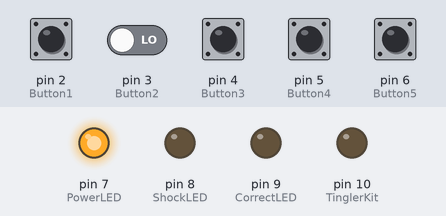
Recording of a sketch running on a simulated Arduino Uno, built with avr-gcc and run on an emulated ATmega328P. Parts: output pins drawn as LEDs (lit = HIGH). Inputs (shaded band) come from the test bench; at power-on: pin 2 (Button1), pin 3 (Button2), pin 4 (Button3), pin 5 (Button4), pin 6 (Button5) LOW. Random numbers use the default seed unless the sketch sets one.

Above: at 1.2 s.
1.3 s: pin 2 (Button1) pulled HIGH for 0.15 s
At 2.1 s:
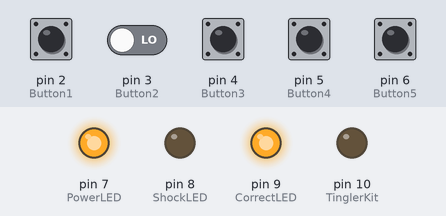
4.4 s: pin 2 (Button1) driven HIGH and pin 3 (Button2) driven HIGH
At 8.3 s:
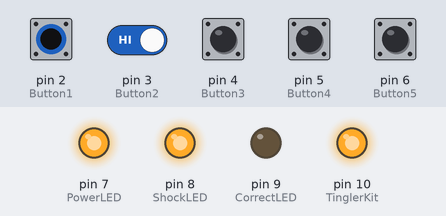
Timing chart, 0 to 13.4 s (numbered marks = the images above; inputs shaded):
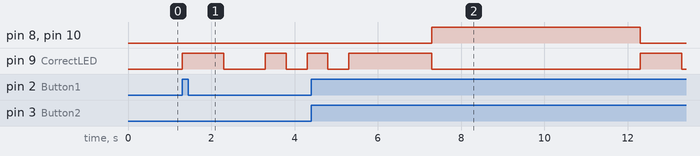

The sketch:

ShockBox1.0.ino
```cpp
int Button1 = 2;  //Initializes the first button on digital pin 2
int Button2 = 3;  //Initializes the second button on digital pin 3
int Button3 = 4;  //Initializes the third button on digital pin 4
int Button4 = 5;  //Initializes the fourth button on digital pin 5
int Button5 = 6;  //Initializes the fifth button on digital pin 6
int PowerLED = 7;  //Initializes the green power LED on digital pin 7
int ShockLED = 8;  //Initializes the red shock LED on digital pin 8
int CorrectLED = 9;  //Initializes the blue correct LED on pin 9
int TinglerKit = 10;  //Initializes the tingler kit relay on pin 10
int Button1Status;  //Initializes the variable that stores the value of the first button
int Button2Status;  //Initializes the variable that stores the value of the second button
int Button3Status;  //Initializes the variable that stores the value of the third button
int Button4Status;  //Initializes the variable that stores the value of the fourth button
int Button5Status;  //Initializes the variable that stores the value of the fifth button
int RandomNumber;  //Initializes the random number variable for the random number generator

void setup() {
  // put your setup code here, to run once:
  pinMode(Button1, INPUT);  //Initializes the first button as an input
  pinMode(Button2, INPUT);  //Initializes the second button as an input
  pinMode(Button3, INPUT);  //Initializes the third button as an input
  pinMode(Button4, INPUT);  //Initializes the fourth button as an input
  pinMode(Button5, INPUT);  //Initializes the fifth button as an input
  pinMode(PowerLED, OUTPUT);  //Initializes the green power LED as an output
  pinMode(ShockLED, OUTPUT);  //Initializes the red shock LED as an output
  pinMode(CorrectLED, OUTPUT);  //Initializes the blue correct LED as an output
  pinMode(TinglerKit, OUTPUT);  //Initializes the tingler kit relay as an output
  digitalWrite(PowerLED, HIGH);  //Turn the green power LED on
}

void loop() {
  // put your main code here, to run repeatedly:
  RandomNumber = random(1,6);  //Generates a random number and stores it as a variable
  Button1Status = digitalRead(Button1);  //Reads the status of the first button
  Button2Status = digitalRead(Button2);  //Reads the status of the second button
  Button3Status = digitalRead(Button3);  //Reads the status of the third button
  Button4Status = digitalRead(Button4);  //Reads the status of the fourth button
  Button5Status = digitalRead(Button5);  //Reads the status of the fifth button
  if (Button1Status == 1) {  //If the first button is pressed
    if (RandomNumber == 1) {  //If the random number is a 1
      Success();  //Runs the success loop
    }
    else {
      Shock();  //Runs the shock loop
    }
  }
  else if (Button2Status == 1) {  //If the sencond button is presses
    if (RandomNumber == 2) {  //If the random number is a 2
      Success();  //Runs the success loop
    }
    else {
      Shock();  //runs the shock loop
    }
  }
  if (Button3Status == 1) {  //If the third button is pressed
    if (RandomNumber == 3) {  //If the random number is a 3
      Success();  //Runs the success loop
    }
    else {
      Shock();  //Runs the shock loop
    }
  }
  else if (Button4Status == 1) {  //If the fourth button is pressed
    if (RandomNumber == 4) {  //If the random number is a 4
      Success();  //Runs the success loop
    }
    else {
      Shock();  //Runs the shock loop
    }
  }
  else if (Button5Status == 1) {  //If the fifth button is pressed
    if (RandomNumber == 5) {  //If the random number is a 5
      Success();  //Runs the success loop
    }
    else {
      Shock();  //Runs the shock loop
    }
  }
}

void Shock() {  //Begin shock loop
  digitalWrite(ShockLED, HIGH);  //Turns the red shock LED on
  digitalWrite(TinglerKit, HIGH);  //Closes the relay
  delay(5000);  //Waits 5 seconds
  digitalWrite(ShockLED, LOW);  //Turns the red shock LED off
  digitalWrite(TinglerKit, LOW);  //Opens the relay
}

void Success() {  //Begin success loop
  digitalWrite(CorrectLED, HIGH);  //Turns the blue correct LED on
  delay(1000);  //Waits 1 second
  digitalWrite(CorrectLED, LOW);  //Turns the blue correct LED off
  delay(1000);  //Waits 1 second
  digitalWrite(CorrectLED, HIGH);  //Turns the blue correct led on
  delay(500);  //Waits 0.5 seconds
  digitalWrite(CorrectLED, LOW);  //Turns the blue correct LED off
  delay(500);  //Waits 0.5 seconds
  digitalWrite(CorrectLED, HIGH);  //Turns the blue correct LED on
  delay(500);  //Waits 0.5 seconds
  digitalWrite(CorrectLED, LOW);  //Turns the blue correct LED off
  delay(500);  //Waits 0.5 seconds
  digitalWrite(CorrectLED, HIGH);  //Turns the blue correct LED on
  delay(2000);  //Waits 2 seconds
  digitalWrite(CorrectLED, LOW);  //Turns the blue correct LED off
}
```

Measured:
- after the input at 1.3 s, pin 9 (CorrectLED): goes HIGH 1.0 s, LOW 1.0 s, HIGH 0.50 s, LOW 0.50 s, then HIGH, starting at once
- after the input at 4.4 s, pin 8 (ShockLED), pin 10 (TinglerKit): LOW → HIGH after 2.9 s, → LOW 5.0 s later
